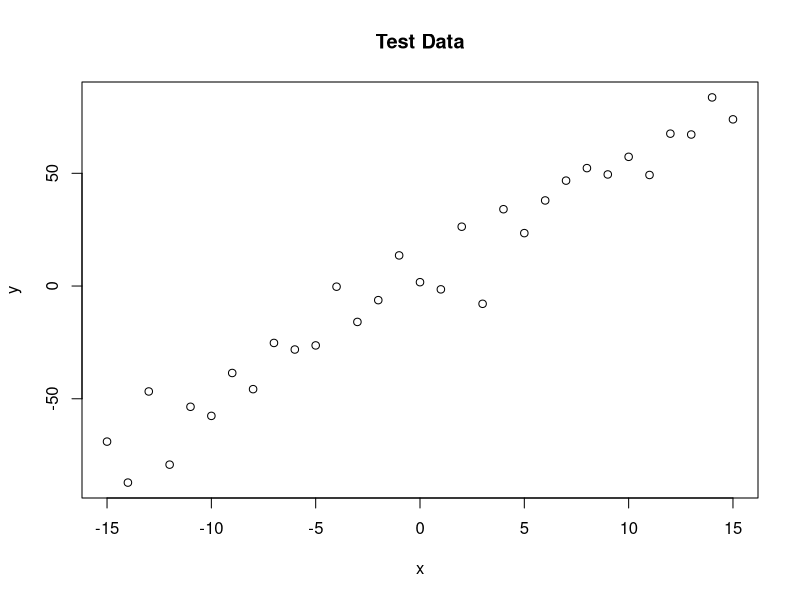
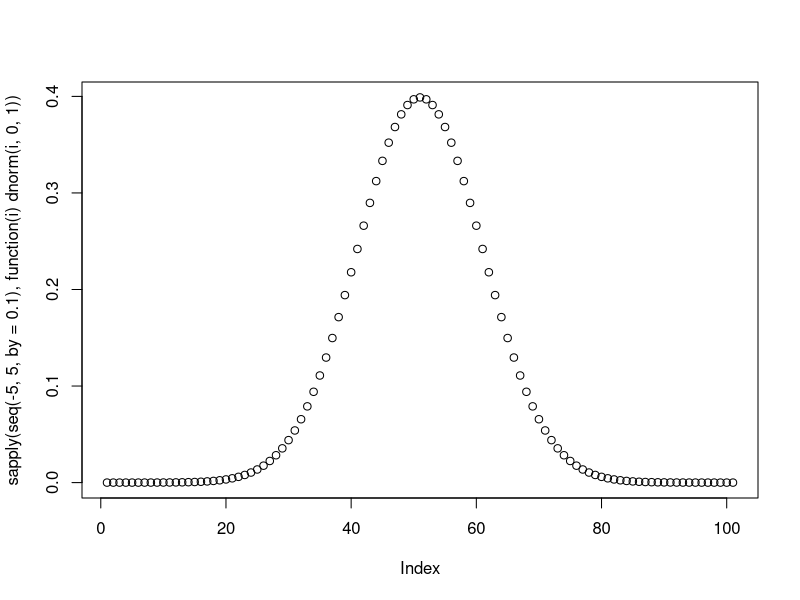
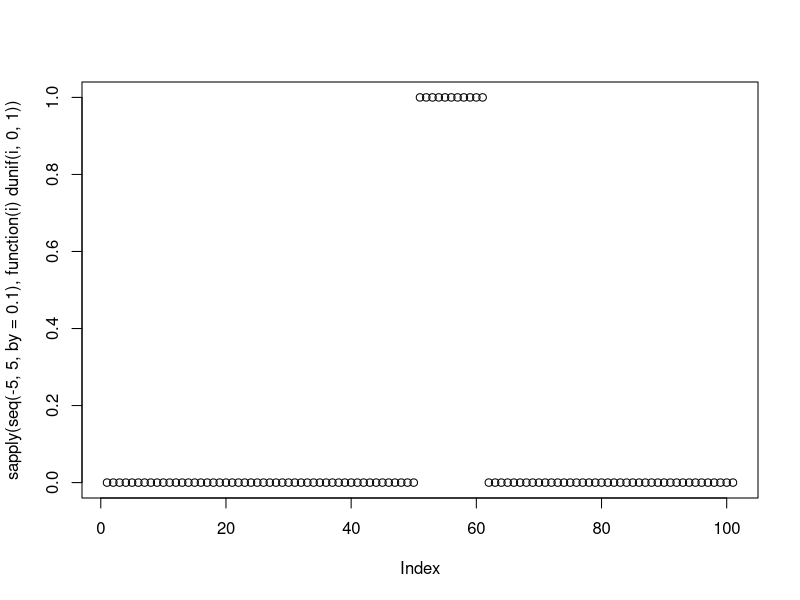
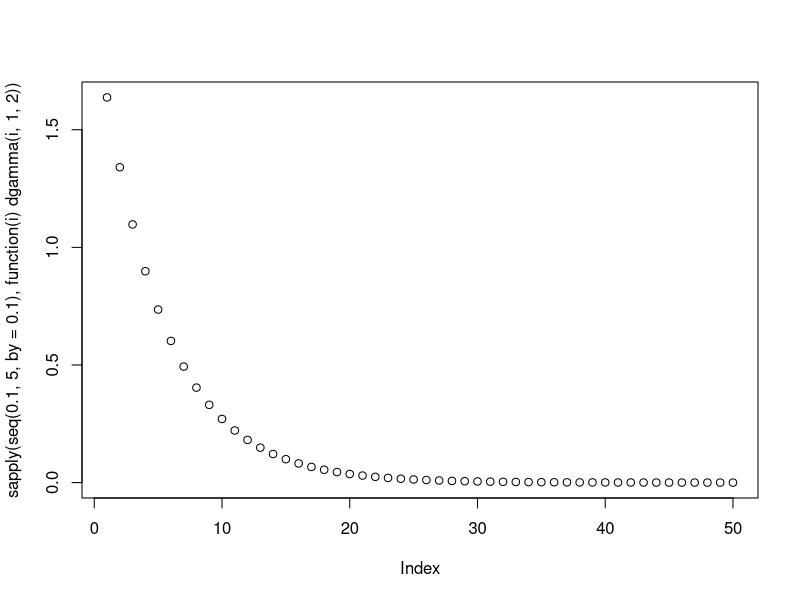
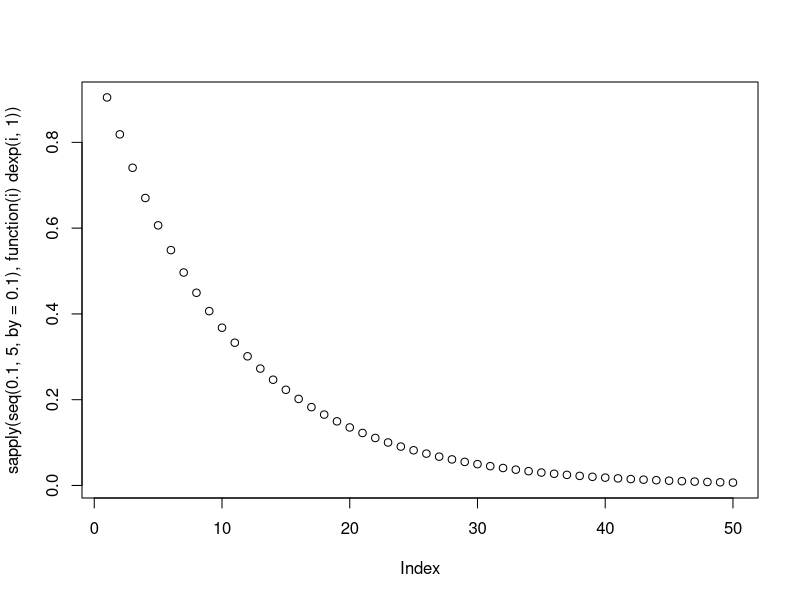
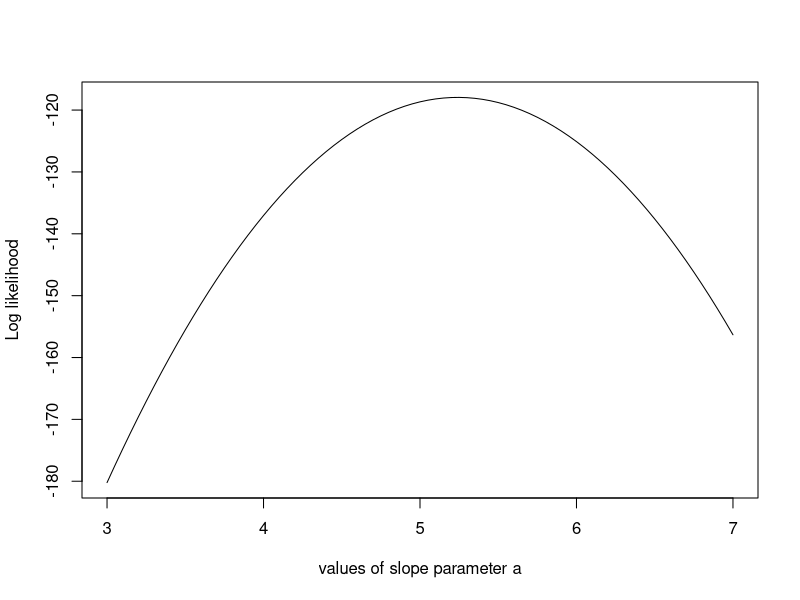

Write R code to recreate these figures, in order. (Note: this script raises an error after producing the figures.)
# some example of MCMC from online

# ---------------- 1 ----------------- #
# generate some data
trueA <- 5
trueB <- 0
trueSd <- 10
sampleSize <- 31

# create independent x-values 
x <- (-(sampleSize-1)/2):((sampleSize-1)/2)
# from -15 to 15

# create dependent values according to ax + b + N(0,sd)
y <-  trueA * x + trueB + rnorm(n=sampleSize,mean=0,sd=trueSd)

plot(x,y, main="Test Data")

# ---------------- 2 ----------------- #
# model parameter A, B, Sd

likelihood <- function(param){
  a = param[1]
  b = param[2]
  sd = param[3]
  
  pred = a*x + b
  singlelikelihoods = dnorm(y, mean = pred, sd = sd, log = T)
  # as it should be scattered around the predicted value
  # use the log so next use sum
  
  sumll = sum(singlelikelihoods)
  return(sumll)   
}

# plot some density

dnorm(0, 0, 1)
plot(sapply(seq(-5, 5, by = 0.1), function(i) dnorm(i, 0, 1)))
plot(sapply(seq(-5, 5, by = 0.1), function(i) dunif(i, 0, 1)))
plot(sapply(seq(0.1, 5, by = 0.1), function(i) dgamma(i, 1, 2)))
plot(sapply(seq(0.1, 5, by = 0.1), function(i) dexp(i, 1)))


# Example: plot the likelihood profile of the slope a
slopevalues <- function(x)
{return(likelihood(c(x, trueB, trueSd)))}   # only change the intercept

slopelikelihoods <- lapply(seq(3, 7, by=.05), slopevalues)
plot (seq(3, 7, by=.05), slopelikelihoods , type="l", xlab = "values of slope parameter a", ylab = "Log likelihood")


# ---------------- 3 ----------------- #
# Prior distribution
prior <- function(param){
  a = param[1]
  b = param[2]
  sd = param[3]
  aprior = dunif(a, min=0, max=10, log = T)
  bprior = dnorm(b, sd = 5, log = T)
  sdprior = dunif(sd, min=0, max=30, log = T)
  return(aprior+bprior+sdprior)
}
### why add them?



# ---------------- 4 ----------------- #
# posterior distribution

posterior <- function(param){
  return (likelihood(param) + prior(param))
}
### ? why just add them? 

# ---------------- 5 ----------------- #

# MH algorithm
# the aim of this algorithm is to jump around in parameter space, 
# but in a way that the probability to be at a point is proportional 
# to the function we sample from



proposalfunction <- function(param){
  return(rnorm(3,mean = param, sd= c(0.1,0.5,0.3)))
}
# generates 3 random normal values, with mean at given but fixed sd



run_metropolis_MCMC <- function(startvalue, iterations){
  chain = array(dim = c(iterations+1,3))  
  # a matrix of length 20+1 by 3
  
  # 1. Starting at a random parameter value
  chain[1,] = startvalue
  for (i in 1:iterations){
    
    # 2. Choosing a new parameter value close to the old value based on some 
    # probability density that is called the proposal function
    
    proposal = proposalfunction(chain[i,]) 
    # proposed values, close to starting value (4, 0, 10)
    
    probab = exp(posterior(proposal) - posterior(chain[i,]))
    # use posterior
    # this is where parameters are connected to data y
    # specifically, posterior = likelihood + prior
    # where likelihood connects to data y
    # above is equivalent to P(prop)/P(current)
    
    
    # 3. Jumping to this new point with a probability p(new)/p(old), where p 
    # is the target function, and p>1 means jumping as well
    
    if (runif(1) < probab){
      chain[i+1,] = proposal    # accept
    }else{
      chain[i+1,] = chain[i,]   # keep the current
    }
  }
  return(chain)
}

startvalue = c(4,0,10)
# recall the true is 5, 0, 10
chain = run_metropolis_MCMC(startvalue, 10000)


# COMMENT: in order to run MCMC, need to define: 
# 1. loglikelihood function, as a sum of loglik of data y as a function close to 
# a normal distribution, with expectation computed with parameters

# 2. prior function, as (sum of density) of each parameter with a given interval
# specified by some hyperparameters

# 3. posterior function, as a sum of loglikelihood and prior

# 4. proposal function, generate one (list of) normal values given the current value (as mean)
# and some fixed sd

# 5. MH algorithm, integrate all above together. 


######------------- ######
iterations <- 20
chain1 <- startvalue
proposalfunction(chain1)
# start value of intercept is 4, then with the given normal proposal, 
# the proposed value is 4.0036

rnorm(3,mean = param, sd= c(0.1,0.5,0.3)) 
######------------- ######


burnIn = 5000
acceptance = 1-mean(duplicated(chain[-(1:burnIn),]))




par(mfrow = c(2,3))
hist(chain[-(1:burnIn),1],nclass=30, , main="Posterior of a", xlab="True value = red line" )
abline(v = mean(chain[-(1:burnIn),1]))
abline(v = trueA, col="red" )
hist(chain[-(1:burnIn),2],nclass=30, main="Posterior of b", xlab="True value = red line")
abline(v = mean(chain[-(1:burnIn),2]))
abline(v = trueB, col="red" )
hist(chain[-(1:burnIn),3],nclass=30, main="Posterior of sd", xlab="True value = red line")
abline(v = mean(chain[-(1:burnIn),3]) )
abline(v = trueSd, col="red" )
plot(chain[-(1:burnIn),1], type = "l", xlab="True value = red line" , main = "Chain values of a", )
abline(h = trueA, col="red" )
plot(chain[-(1:burnIn),2], type = "l", xlab="True value = red line" , main = "Chain values of b", )
abline(h = trueB, col="red" )
plot(chain[-(1:burnIn),3], type = "l", xlab="True value = red line" , main = "Chain values of sd", )
abline(h = trueSd, col="red" )

# for comparison:
summary(lm(y~x))





